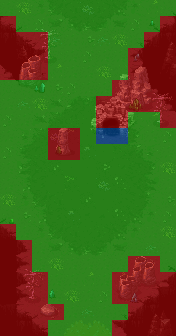

A level layout from a 2D game, rendered from its tile map. Below: a short description, then the map file with tile-grid data replaced by summaries:
An orthogonal 11x21 tile map with 16x16 px tiles, 8 tile layers (Tile Layer 4, Tile Layer 5, Tile Layer 6, Tile Layer 7, ...), 2 hidden layers not drawn.

<map version="1.5" tiledversion="2021.02.15" orientation="orthogonal" renderorder="left-down" width="11" height="21" tilewidth="16" tileheight="16" infinite="0" nextlayerid="17" nextobjectid="1">
 <tileset firstgid="1" source="../world_tiles/tileset.tsx" />
 <layer id="10" name="Tile Layer 4" width="11" height="21">
  <data>[231 cells, 231 non-empty, 52 distinct tile ids]</data>
 </layer>
 <layer id="11" name="Tile Layer 5" width="11" height="21">
  <data>[231 cells, 148 non-empty, 69 distinct tile ids]</data>
 </layer>
 <layer id="12" name="Tile Layer 6" width="11" height="21">
  <data>[231 cells, 19 non-empty, 19 distinct tile ids]</data>
 </layer>
 <layer id="13" name="Tile Layer 7" width="11" height="21">
  <data>[231 cells, 10 non-empty, 10 distinct tile ids]</data>
 </layer>
 <layer id="14" name="Tile Layer 8" width="11" height="21">
  <data>[231 cells, 18 non-empty, 6 distinct tile ids]</data>
 </layer>
 <layer id="15" name="Tile Layer 9" width="11" height="21">
  <data>[231 cells, 8 non-empty, 8 distinct tile ids]</data>
 </layer>
 <layer id="16" name="Tile Layer 10" width="11" height="21">
  <data>[231 cells, 12 non-empty, 12 distinct tile ids]</data>
 </layer>
 <layer id="7" name="anim" width="11" height="21" visible="0">
  <data>[231 cells, 7 non-empty, 4 distinct tile ids]</data>
 </layer>
 <layer id="8" name="characters" width="11" height="21" visible="0">
  <data>[231 cells, 7 non-empty, 4 distinct tile ids]</data>
 </layer>
 <layer id="9" name="walkable" width="11" height="21">
  <data>[231 cells, 231 non-empty, 3 distinct tile ids]</data>
 </layer>
</map>
